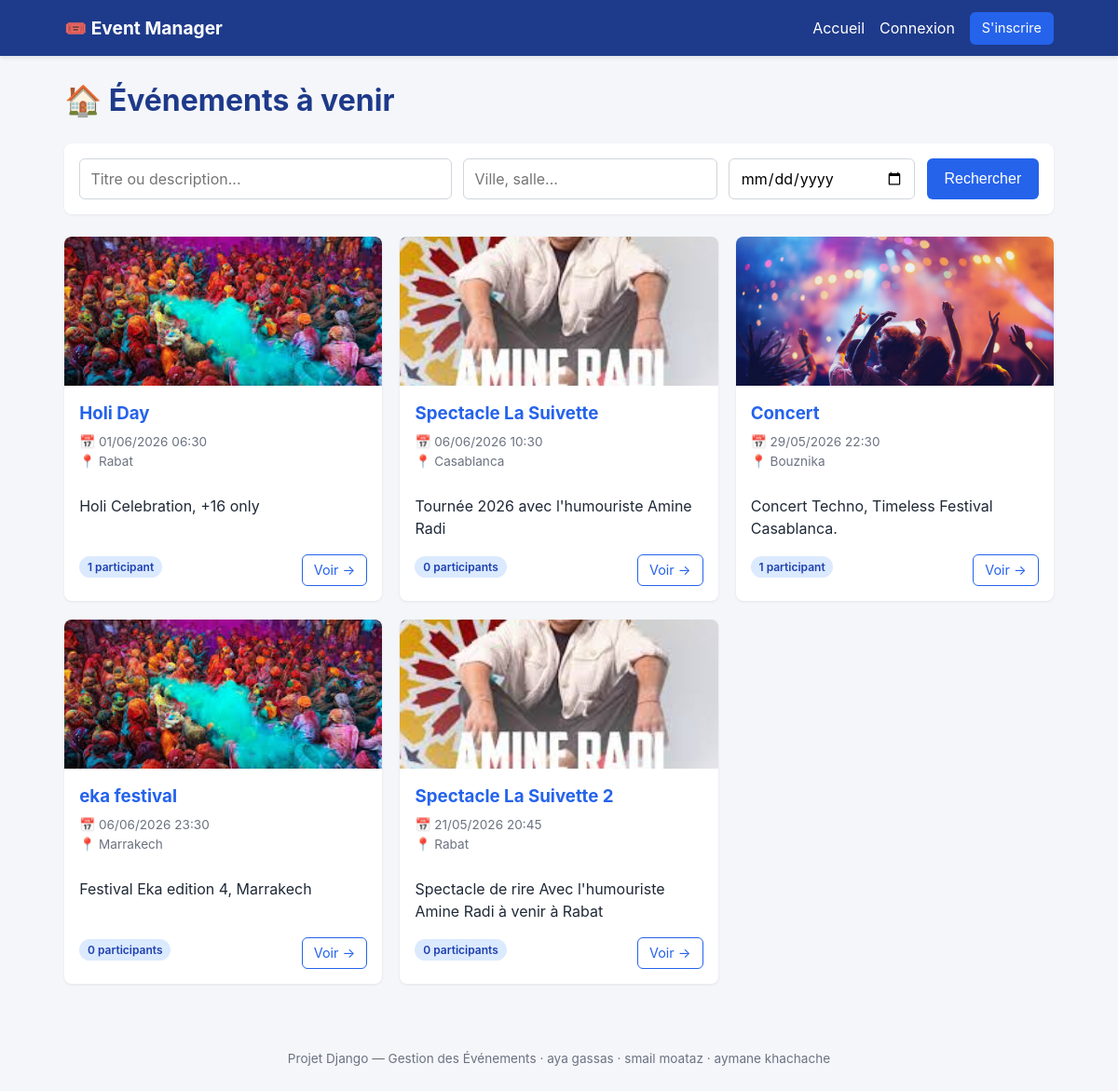
The page / on the database its author committed.
### events/models.py (models this page shows, shortened)
class Event(models.Model):
    title = models.CharField(max_length=200)
    description = models.TextField()
    date = models.DateTimeField()
    location = models.CharField(max_length=255)
    latitude = models.FloatField(null=True, blank=True)
    longitude = models.FloatField(null=True, blank=True)
    image = models.ImageField(upload_to='events/', null=True, blank=True)
    organizer = models.ForeignKey(
        settings.AUTH_USER_MODEL,
        on_delete=models.CASCADE,
        related_name='events',
    )
    created_at = models.DateTimeField(auto_now_add=True)
    class Meta:
        ordering = ['-date']

### events/views.py (the view, shortened to what this page needs)
# urls.py: path('', views.home, name='home'),
def home(request):
    form = EventSearchForm(request.GET or None)
    qs = Event.objects.all()
    qs = qs.annotate(reg_count=Count('registrations'))
    return render(request, 'events/home.html', {'events': qs, 'form': form})

### events/forms.py
class EventSearchForm(forms.Form):
    q = forms.CharField(required=False, label='Recherche',
                        widget=forms.TextInput(attrs={'placeholder': 'Titre ou description...'}))
    location = forms.CharField(required=False, label='Lieu',
                               widget=forms.TextInput(attrs={'placeholder': 'Ville, salle...'}))
    date_from = forms.DateField(required=False, label='À partir de',
                                widget=forms.DateInput(attrs={'type': 'date'}))

### events/context_processors.py (called while the page is built)
def unread_notifications(request):
    if not request.user.is_authenticated:
        return {'unread_notifications_count': 0}
    return {
        'unread_notifications_count': request.user.notifications.filter(read=False).count()
    }

### templates/events/home.html (shortened to what this page needs)
{% extends 'base.html' %}
{% block content %}
<h1>🏠 Événements à venir</h1>
<form method="get" class="search-bar">
    {{ form.q }}
    {{ form.location }}
    {{ form.date_from }}
    <button type="submit" class="btn btn-primary">Rechercher</button>
</form>
{% if events %}
<div class="cards">
    {% for event in events %}
    <article class="card">
        <div class="card-img{% if event.image %} has-img{% endif %}"
             {% if event.image %}style="background-image: url('{{ event.image.url }}');"{% endif %}></div>
        <div class="card-body">
            <h3><a href="{% url 'events:detail' event.pk %}">{{ event.title }}</a></h3>
            <div class="meta">
                📅 {{ event.date|date:"d/m/Y H:i" }}<br>
                📍 {{ event.location }}
            </div>
            <p class="grow">{{ event.description|truncatewords:18 }}</p>
            <div>
                <span class="pill pill-blue">{{ event.reg_count }} participant{{ event.reg_count|pluralize }}</span>
                <a href="{% url 'events:detail' event.pk %}" class="btn btn-outline btn-sm" style="float:right;">Voir →</a>
            </div>
        </div>
    </article>
    {% endfor %}
</div>
{% else %}
<p>Aucun événement trouvé.</p>
{% endif %}
{% endblock %}

### templates/base.html (shortened to what this page needs)
{% load static %}
<!DOCTYPE html>
<html lang="fr">
<head>
    <link rel="stylesheet" href="{% static 'css/style.css' %}">
</head>
<body>
<nav class="navbar">
    <div class="nav-inner">
        <a href="{% url 'events:home' %}" class="brand">🎟️ Event Manager</a>
        <div class="nav-links">
            <a href="{% url 'events:home' %}">Accueil</a>
            {% if user.is_authenticated %}
                {% if user.is_organizer %}
                    <a href="{% url 'events:organizer_dashboard' %}">Dashboard</a>
                    <a href="{% url 'events:stats' %}">Stats</a>
                {% endif %}
                {% if user.is_app_admin %}
                    <a href="{% url 'events:admin_users' %}">Users</a>
                    <a href="{% url 'events:admin_events' %}">Events</a>
                {% endif %}
                <a href="{% url 'events:notifications' %}">
                    🔔
                    {% if unread_notifications_count %}
                        <span class="badge">{{ unread_notifications_count }}</span>
                    {% endif %}
                </a>
                <a href="{% url 'accounts:profile' %}">👤 {{ user.username }}</a>
                <form method="post" action="{% url 'accounts:logout' %}" class="inline">
                    {% csrf_token %}
                    <button type="submit" class="link-button">Déconnexion</button>
                </form>
            {% else %}
                <a href="{% url 'accounts:login' %}">Connexion</a>
                <a href="{% url 'accounts:register' %}" class="btn btn-primary btn-sm">S'inscrire</a>
            {% endif %}
        </div>
    </div>
</nav>
<main class="container">
    {% block content %}{% endblock %}
</main>
<footer class="footer">
    <p>Projet Django — Gestion des Événements · aya gassas · smail moataz · aymane khachache</p>
</footer>
</body>
</html>

### static/css/style.css (style rules this page uses)
* { box-sizing: border-box; }
body { margin: 0; font-family: -apple-system, "Segoe UI", Roboto, Helvetica, Arial, sans-serif; background: #f4f6fa; color: #1f2937; line-height: 1.5; }
a { color: #2563eb; text-decoration: none; }
.navbar { background: #1e3a8a; color: white; padding: 0.8rem 0; box-shadow: 0 2px 4px rgba(0,0,0,.1); }
.nav-inner { max-width: 1100px; margin: 0 auto; padding: 0 1.2rem; display: flex; justify-content: space-between; align-items: center; flex-wrap: wrap; gap: 0.8rem; }
.brand { color: white; font-weight: bold; font-size: 1.2rem; }
.nav-links { display: flex; gap: 1rem; align-items: center; flex-wrap: wrap; }
.nav-links a, .nav-links .link-button { color: white; position: relative; }
.container { max-width: 1100px; margin: 1.5rem auto; padding: 0 1.2rem; }
.footer { text-align: center; color: #6b7280; padding: 2rem 1rem; font-size: .85rem; }
.btn { display: inline-block; padding: .55rem 1.1rem; border-radius: 6px; border: 1px solid transparent; cursor: pointer; font-size: 1rem; text-decoration: none; transition: opacity .15s; }
.btn-primary { background: #2563eb; color: white; }
.btn-outline { background: transparent; border-color: #2563eb; color: #2563eb; }
.btn-sm { padding: .35rem .75rem; font-size: .9rem; }
.search-bar { background: white; padding: 1rem; border-radius: 8px; margin-bottom: 1.5rem; display: grid; grid-template-columns: 2fr 1fr 1fr auto; gap: .8rem; box-shadow: 0 1px 3px rgba(0,0,0,.06); }
.search-bar input { padding: .5rem .7rem; border: 1px solid #d1d5db; border-radius: 6px; font: inherit; }
.cards { display: grid; gap: 1.2rem; grid-template-columns: repeat(auto-fill, minmax(280px, 1fr)); }
.card { background: white; border-radius: 8px; overflow: hidden; box-shadow: 0 1px 3px rgba(0,0,0,.08); display: flex; flex-direction: column; }
.card-img { height: 160px; background-size: cover; }
.card-img.has-img { background-size: cover; background-position: center; }
.card-body { padding: 1rem; flex: 1; display: flex; flex-direction: column; }
.card h3 { margin: 0 0 .4rem; }
.card .meta { color: #6b7280; font-size: .85rem; margin-bottom: .6rem; }
.card .grow { flex: 1; }
.pill { display: inline-block; padding: .15rem .55rem; border-radius: 999px; font-size: .75rem; font-weight: 600; }
.pill-blue { background: #dbeafe; color: #1e40af; }
h1 { color: #1e3a8a; }

### rows shown on the page
Event: image (picture), title "Holi Day", date "01/06/2026 06:30", location "Rabat", description "Holi Celebration, +16 only", reg_count "1"
Event: image (picture), title "Spectacle La Suivette", date "06/06/2026 10:30", location "Casablanca", description "Tournée 2026 avec l'humouriste Amine Radi", reg_count "0"
Event: image (picture), title "Concert", date "29/05/2026 22:30", location "Bouznika", description "Concert Techno, Timeless Festival Casablanca.", reg_count "1"
Event: image (picture), title "eka festival", date "06/06/2026 23:30", location "Marrakech", description "Festival Eka edition 4, Marrakech", reg_count "0"
Event: image (picture), title "Spectacle La Suivette 2", date "21/05/2026 20:45", location "Rabat", description "Spectacle de rire Avec l'humouriste Amine Radi à venir à Rabat", reg_count "0"
